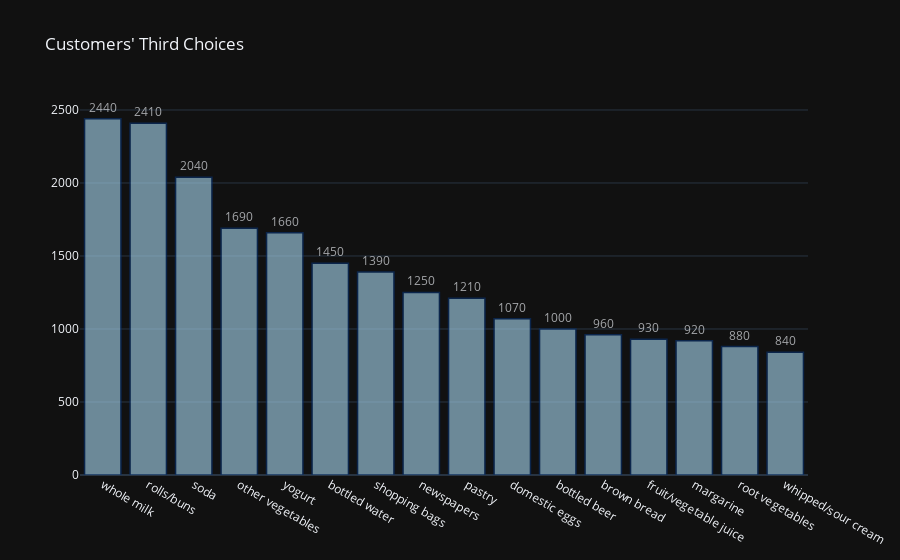

Notebook code cell kept with this figure:
### Code cell
fig = go.Figure(data=[go.Bar(x=df_third_15["items"], y=df_third_15["frequencyBought"],
            hovertext=df_third_15["items"], text=df_third_15["frequencyBought"], textposition="outside")])

fig.update_traces(marker_color='rgb(158,202,225)', marker_line_color='rgb(8,48,107)',
                  marker_line_width=1.5, opacity=0.65)
fig.update_layout(title_text="Customers' Third Choices", template="plotly_dark")
fig.show()

### Figure 1 — Plotly figure (JSON) as saved in the notebook; plotly's stock layout.template omitted (floating-point values rounded to 4 significant figures)
{"data": [{"hovertext": ["whole milk", "rolls/buns", "soda", "other vegetables", "yogurt", "bottled water", "shopping bags", "newspapers", "pastry", "domestic eggs", "bottled beer", "brown bread", "fruit/vegetable juice", "margarine", "root vegetables", "whipped/sour cream"], "marker": {"color": "rgb(158,202,225)", "line": {"color": "rgb(8,48,107)", "width": 1.5}}, "opacity": 0.65, "text": [2440, 2410, 2040, 1690, 1660, 1450, 1390, 1250, 1210, 1070, 1000, 960, 930, 920, 880, 840], "textposition": "outside", "type": "bar", "x": ["whole milk", "rolls/buns", "soda", "other vegetables", "yogurt", "bottled water", "shopping bags", "newspapers", "pastry", "domestic eggs", "bottled beer", "brown bread", "fruit/vegetable juice", "margarine", "root vegetables", "whipped/sour cream"], "y": [2440, 2410, 2040, 1690, 1660, 1450, 1390, 1250, 1210, 1070, 1000, 960, 930, 920, 880, 840]}], "layout": {"title": {"text": "Customers' Third Choices"}}}
